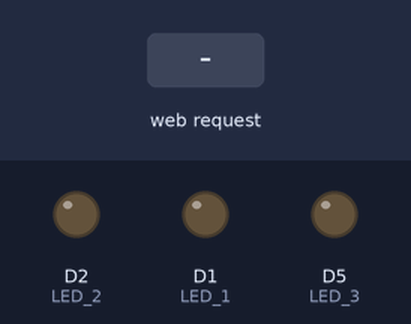
A sketch run on a simulated ESP8266 (NodeMCU). On the bench: output pins drawn as LEDs (lit = HIGH). Dashed ring = blinking. Inputs (shaded band) come from the test bench. WiFi joins after 1.5 s; servers stay silent unless stated; what the sketch prints to the serial monitor is not drawn.

Above: at 2.7 s.
2.8 s: HTTP request GET /flow?state=1 received
At 2.95 s:
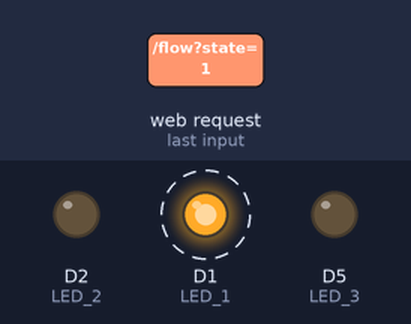
5.8 s: HTTP request GET /flow?state=0 received
At 6.5 s:
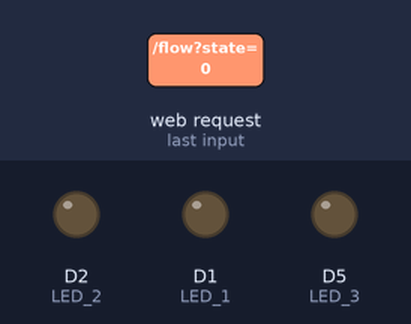
7.3 s: HTTP request GET /single?state=1 received
At 8.8 s:
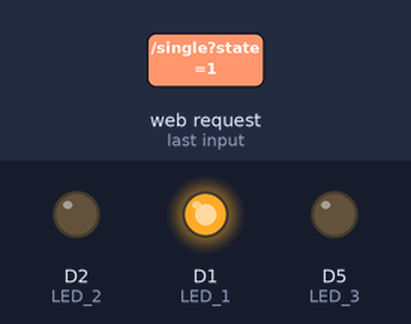
Timing chart, 0 to 10.3 s (numbered marks = the images above; inputs shaded):
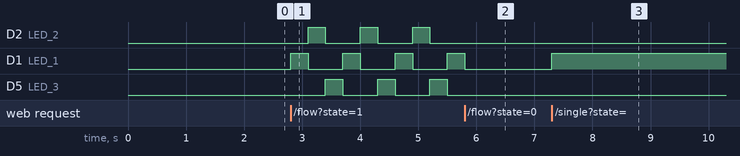

The sketch:

Light_and_waterfall_light.ino.ino
```cpp
#include <ESP8266WiFi.h>
#include <ESP8266WebServer.h>

// ================== 配置区 ==================
const char* ssid = "Xiaomi_88E5";
const char* password = "1234567890";

// 引脚定义 (三个外接 LED)
#define LED_1 D1  // 单灯 & 流水灯第 1 个
#define LED_2 D2  // 流水灯第 2 个
#define LED_3 D5  // 流水灯第 3 个

ESP8266WebServer server(80);

bool singleLedState = false;
bool flowLedState = false;
int flowStep = 0;

unsigned long lastFlowTime = 0;

String getHTML() {
  String html = "<!DOCTYPE html><html><head><meta charset='utf-8'>";
  html += "<meta name='viewport' content='width=device-width, initial-scale=1.0'>";
  html += "<title>NodeMCU 智能控制</title>";
  html += "<style>";
  html += "body{background:#121212;color:#fff;text-align:center;padding-top:50px;font-family:sans-serif}";
  html += ".card{background:#1e1e1e;padding:40px;border-radius:20px;display:inline-block;box-shadow:0 4px 15px rgba(0,0,0,0.5)}";
  html += "h1{color:#4CAF50;margin-bottom:30px}";
  html += "h2{color:#FFC107;font-size:20px;margin-top:30px}";
  html += "a{text-decoration:none}";
  html += "button{color:#fff;border:none;padding:15px 40px;font-size:18px;border-radius:10px;margin:10px;cursor:pointer}";
  html += ".btn-on{background:#F44336}";
  html += ".btn-off{background:#4CAF50}";
  html += ".btn-disabled{background:#555;cursor:not-allowed}";
  html += "</style></head><body>";

  html += "<div class='card'>";
  html += "<h1>NodeMCU 控制台</h1>";


  html += "<h2>单灯控制 (D1)</h2>";
  if (flowLedState) {

    html += "<button class='btn-disabled' disabled>流水灯运行中</button>";
  } else {
    if (singleLedState) {
      html += "<a href='/single?state=0'><button class='btn-on'>关闭单灯</button></a>";
    } else {
      html += "<a href='/single?state=1'><button class='btn-off'>开启单灯</button></a>";
    }
  }


  html += "<h2>流水灯模式 (D1->D2->D5)</h2>";
  if (flowLedState) {
    html += "<a href='/flow?state=0'><button class='btn-on'>停止流水灯</button></a>";
  } else {
    html += "<a href='/flow?state=1'><button class='btn-off'>开启流水灯</button></a>";
  }

  html += "</div></body></html>";
  return html;
}

void handleRoot() {
  server.send(200, "text/html", getHTML());
}


void handleSingle() {
  if (server.hasArg("state") && !flowLedState) {
    singleLedState = (server.arg("state") == "1");

    digitalWrite(LED_1, singleLedState ? HIGH : LOW);
  }
  server.sendHeader("Location", "/");
  server.send(303);
}


void handleFlow() {
  if (server.hasArg("state")) {
    flowLedState = (server.arg("state") == "1");
    if (flowLedState) {
      flowStep = 0;
    } else {

      digitalWrite(LED_1, singleLedState ? HIGH : LOW);
      digitalWrite(LED_2, LOW);
      digitalWrite(LED_3, LOW);
    }
  }
  server.sendHeader("Location", "/");
  server.send(303);
}

void setup() {
  Serial.begin(115200);

  pinMode(LED_1, OUTPUT);
  pinMode(LED_2, OUTPUT);
  pinMode(LED_3, OUTPUT);

  digitalWrite(LED_1, LOW);
  digitalWrite(LED_2, LOW);
  digitalWrite(LED_3, LOW);

  WiFi.begin(ssid, password);
  Serial.print("Connecting...");
  while (WiFi.status() != WL_CONNECTED) {
    delay(500);
    Serial.print(".");
  }
  Serial.println("\nConnected! IP: ");
  Serial.println(WiFi.localIP());


  server.on("/", handleRoot);
  server.on("/single", handleSingle);
  server.on("/flow", handleFlow);
  server.begin();
}

// ================== 核心：非阻塞多任务 ==================
void loop() {
  // 任务1：疯狂处理网页请求（非阻塞）
  server.handleClient();

  // 任务2：非阻塞处理流水灯逻辑
  if (flowLedState) {
    // 每 300 毫秒切换一次状态
    if (millis() - lastFlowTime >= 300) {
      lastFlowTime = millis();


      digitalWrite(LED_1, LOW);
      digitalWrite(LED_2, LOW);
      digitalWrite(LED_3, LOW);


      if (flowStep == 0) {
        digitalWrite(LED_1, HIGH);
        flowStep = 1;
      } else if (flowStep == 1) {
        digitalWrite(LED_2, HIGH);
        flowStep = 2;
      } else if (flowStep == 2) {
        digitalWrite(LED_3, HIGH);
        flowStep = 0;
      }
    }
  }
}
```

Measured:
- after the input at 2.8 s, D2 (LED_2): alternates HIGH for 0.30 s and LOW for 0.60 s, starting after 0.30 s; D1 (LED_1): alternates HIGH for 0.30 s and LOW for 0.60 s, starting at once; D5 (LED_3): alternates HIGH for 0.30 s and LOW for 0.60 s, starting after 0.60 s
- after the input at 5.8 s, D2 (LED_2): stops changing and stays LOW; D1 (LED_1): goes on until 5.8 s, then stays LOW; D5 (LED_3): stays LOW (without the input it goes to HIGH after 0.30 s)
- after the input at 7.3 s, D1 (LED_1): LOW → HIGH at once
